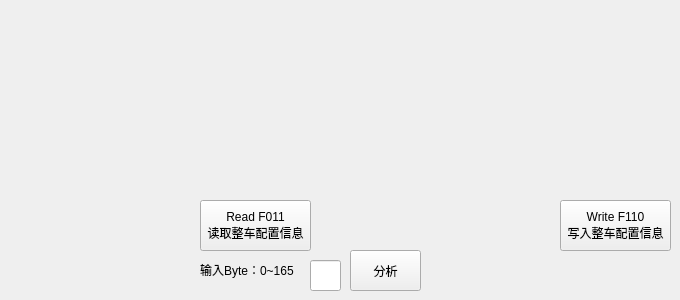
   <widget class="QWidget" name="tab_8">
    <attribute name="title">
     <string>03.3.Coding DID</string>
    </attribute>
    <widget class="QPushButton" name="pushButton_read_f011">
     <property name="geometry">
      <rect>
       <x>200</x>
       <y>200</y>
       <width>111</width>
       <height>51</height>
      </rect>
     </property>
     <property name="text">
      <string>Read F011
读取整车配置信息</string>
     </property>
    </widget>
    <widget class="QLabel" name="label_116">
     <property name="geometry">
      <rect>
       <x>200</x>
       <y>260</y>
       <width>121</width>
       <height>20</height>
      </rect>
     </property>
     <property name="text">
      <string>输入Byte：0~165</string>
     </property>
    </widget>
    <widget class="QLineEdit" name="lineEdit_byte">
     <property name="geometry">
      <rect>
       <x>310</x>
       <y>260</y>
       <width>31</width>
       <height>31</height>
      </rect>
     </property>
     <property name="text">
      <string/>
     </property>
    </widget>
    <widget class="QPushButton" name="pushButton_f011_analyze">
     <property name="geometry">
      <rect>
       <x>350</x>
       <y>250</y>
       <width>71</width>
       <height>41</height>
      </rect>
     </property>
     <property name="text">
      <string>分析</string>
     </property>
    </widget>
    <widget class="QPushButton" name="pushButton_2ef110">
     <property name="geometry">
      <rect>
       <x>560</x>
       <y>200</y>
       <width>111</width>
       <height>51</height>
      </rect>
     </property>
     <property name="text">
      <string>Write F110
写入整车配置信息</string>
     </property>
    </widget>
   </widget>
